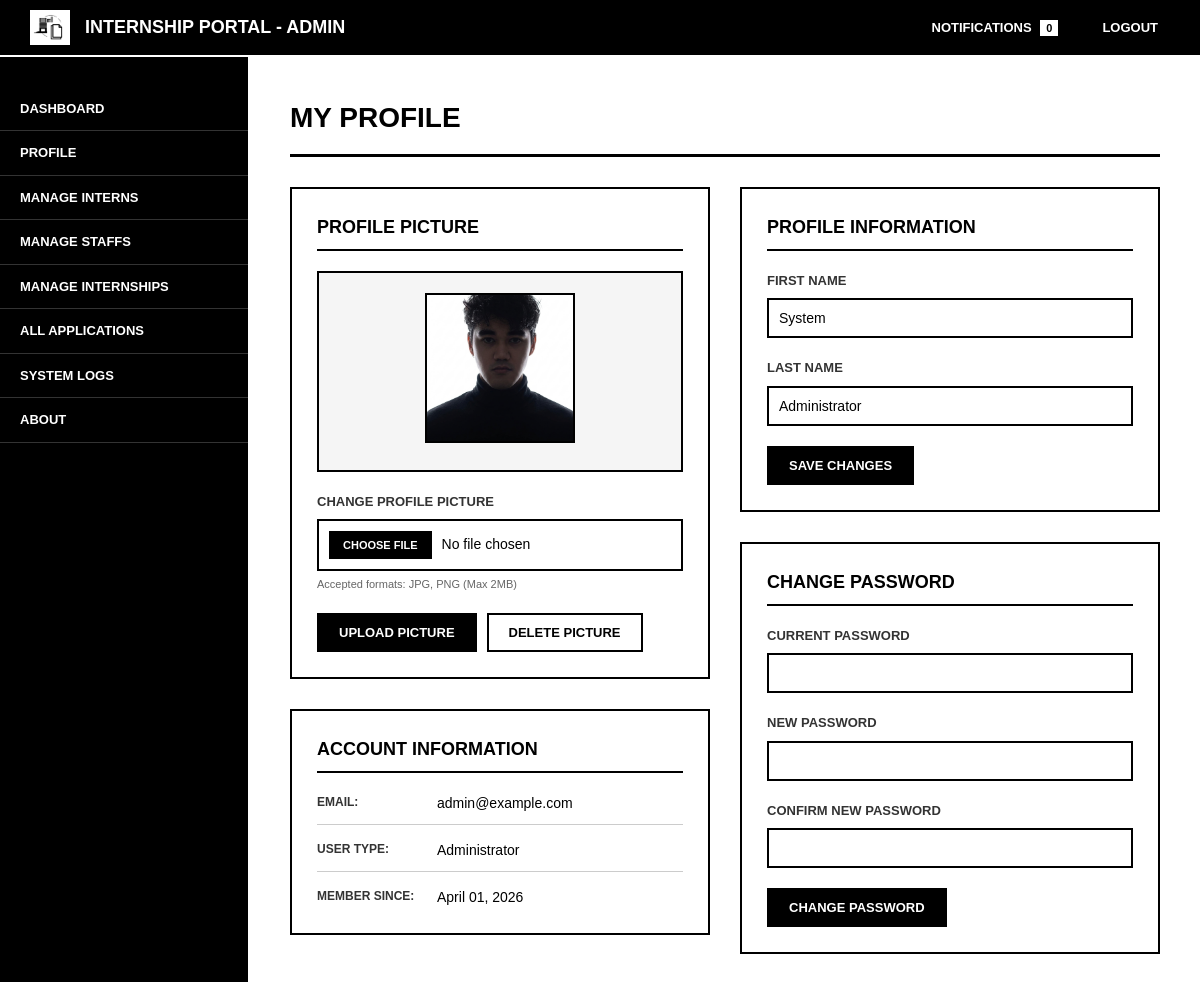
The app's page /admin/profile.php (signed in) with its own data.
### tables this page shows
CREATE TABLE `admin_profiles` (
  `admin_id` int(11) NOT NULL,
  `user_id` int(11) NOT NULL,
  `admin_fname` varchar(100) NOT NULL,
  `admin_lname` varchar(100) NOT NULL,
  `profile_image` varchar(255) DEFAULT 'default.png',
  `created_at` timestamp NOT NULL DEFAULT current_timestamp(),
  `updated_at` timestamp NOT NULL DEFAULT current_timestamp() ON UPDATE current_timestamp()
);

CREATE TABLE `users` (
  `user_id` int(11) NOT NULL,
  `email` varchar(255) NOT NULL,
  `password_hash` varchar(255) DEFAULT NULL,
  `user_type` enum('admin','staff','intern','superadmin') NOT NULL,
  `verified` tinyint(1) DEFAULT 0,
  `created_at` timestamp NOT NULL DEFAULT current_timestamp(),
  `updated_at` timestamp NOT NULL DEFAULT current_timestamp() ON UPDATE current_timestamp(),
  `first_login` tinyint(1) DEFAULT 1,
  `reset_token` varchar(255) DEFAULT NULL,
  `token_expiry` datetime DEFAULT NULL,
  `status` enum('active','banned','suspended') DEFAULT 'active'
);

### admin/profile.php (the view, shortened to what this page needs)
<?php
require_once '../includes/db.php';
$user_id = $_SESSION['user_id'];
$upload_dir = "../assets/img/profile/";
$default_image = "default.png";
$stmt = $pdo->prepare("
    SELECT ap.*, u.email
    FROM admin_profiles ap
    JOIN users u ON ap.user_id = u.user_id
    WHERE ap.user_id = ?
");
$stmt->execute([$user_id]);
$admin = $stmt->fetch();
$imagePath = $upload_dir . ($admin['profile_image'] ?? $default_image);
$stmt = $pdo->prepare("
    SELECT COUNT(*)
    FROM notifications
    WHERE user_id=? AND is_read=0
");
$stmt->execute([$user_id]);
$unread = $stmt->fetchColumn();
?>
<!DOCTYPE html>
<html>
<head>
    <link rel="stylesheet" href="../assets/css/admin_profile.css">
    <link rel="stylesheet" href="../assets/css/logout_modal.css">
</head>
<body>
    <div class="topnav">
        <div class="logo-section">
            <img src="../assets/img/logo.png" alt="Logo">
            <h2>Internship Portal - Admin</h2>
        </div>
        <div class="topnav-right">
            <a href="notifications.php">
                Notifications <span class="badge"><?= $unread ?></span>
            </a>
            <a href="#" onclick="openLogoutModal()">Logout</a>
        </div>
    </div>
    <div class="wrapper">
        <div class="sidebar">
            <a href="index.php">Dashboard</a>
            <a href="profile.php">Profile</a>
            <a href="manage_interns.php">Manage Interns</a>
            <a href="manage_staffs.php">Manage Staffs</a>
            <a href="manage_internships.php">Manage Internships</a>
            <a href="applications.php">All Applications</a>
            <a href="system_logs.php">System Logs</a>
            <a href="about.php">About</a>
        </div>
    <div class="main-content">
        <h2>My Profile</h2>
        <div class="row">
            <div>
                <div class="form-section">
                    <h3>Profile Picture</h3>
                    <div class="profile-image-container">
                        <img src="<?php echo htmlspecialchars($imagePath); ?>" alt="Profile Image" id="currentProfileImage">
                    </div>
                    <form method="POST" enctype="multipart/form-data">
                        <div class="form-group">
                            <label>Change Profile Picture</label>
                            <input type="file" name="profile_image" accept="image/jpeg,image/png" required>
                            <small style="color: #666; display: block; margin-top: 5px;">Accepted formats: JPG, PNG (Max 2MB)</small>
                        </div>
                        <div class="button-group">
                            <button type="submit" name="update_profile_image" class="btn btn-primary">Upload Picture</button>
                            <button type="submit" name="delete_image" class="btn btn-danger" onclick="return confirm('Delete current profile picture?')">Delete Picture</button>
                        </div>
                    </form>
                </div>
                <div class="form-section">
                    <h3>Account Information</h3>
                    <div class="info-field">
                        <span class="info-label">Email:</span>
                        <span class="info-value"><?= htmlspecialchars($admin['email']) ?></span>
                    </div>
                    <div class="info-field">
                        <span class="info-label">User Type:</span>
                        <span class="info-value">Administrator</span>
                    </div>
                    <div class="info-field">
                        <span class="info-label">Member Since:</span>
                        <span class="info-value"><?php
                            $stmt = $pdo->prepare("SELECT created_at FROM users WHERE user_id=?");
                            $stmt->execute([$user_id]);
                            $user_data = $stmt->fetch();
                            echo date('F d, Y', strtotime($user_data['created_at']));
                        ?></span>
                    </div>
                </div>
            </div>
            <div>
                <div class="form-section">
                    <h3>Profile Information</h3>
                    <form method="POST">
                        <div class="form-group">
                            <label for="admin_fname">First Name</label>
                            <input type="text" id="admin_fname" name="admin_fname" value="<?= htmlspecialchars($admin['admin_fname'] ?? '') ?>" required>
                        </div>
                        <div class="form-group">
                            <label for="admin_lname">Last Name</label>
                            <input type="text" id="admin_lname" name="admin_lname" value="<?= htmlspecialchars($admin['admin_lname'] ?? '') ?>" required>
                        </div>
                        <button type="submit" name="update_profile_info" class="btn btn-primary">Save Changes</button>
                    </form>
                </div>
                <div class="form-section">
                    <h3>Change Password</h3>
                    <form method="POST">
                        <div class="form-group">
                            <label for="current_password">Current Password</label>
                            <input type="password" id="current_password" name="current_password" required>
                        </div>
                        <div class="form-group">
                            <label for="new_password">New Password</label>
                            <input type="password" id="new_password" name="new_password" required>
                        </div>
                        <div class="form-group">
                            <label for="confirm_password">Confirm New Password</label>
                            <input type="password" id="confirm_password" name="confirm_password" required>
                        </div>
                        <button type="submit" name="change_password" class="btn btn-primary">Change Password</button>
                    </form>
                </div>
            </div>
        </div>
    </div>
</body>
</html>

### assets/css/admin_profile.css (style rules this page uses)
* { margin: 0; padding: 0; box-sizing: border-box; }
body { font-family: Arial, Helvetica, sans-serif; background-color: #ffffff; color: #000000; line-height: 1.5; min-height: 100vh; }
.topnav { background-color: #000000; color: #ffffff; padding: 10px 30px; display: flex; justify-content: space-between; align-items: center; border-bottom: 2px solid #ffffff; }
.logo-section { display: flex; align-items: center; gap: 15px; }
.logo-section img { max-width: 40px; height: auto; border: 2px solid #ffffff; }
.logo-section h2 { font-size: 18px; font-weight: bold; text-transform: uppercase; color: #ffffff; margin: 0; }
.topnav-right { display: flex; gap: 20px; }
.topnav-right a { color: #ffffff; text-decoration: none; font-size: 13px; font-weight: bold; text-transform: uppercase; padding: 5px 10px; border: 2px solid transparent; transition: all 0.3s ease; cursor: pointer; }
.badge { background-color: #ffffff; color: #000000; padding: 2px 6px; font-size: 11px; font-weight: bold; margin-left: 5px; }
.wrapper { display: flex; min-height: calc(100vh - 60px); }
.sidebar { width: 250px; background-color: #000000; color: #ffffff; padding: 30px 0; border-right: 2px solid #ffffff; flex-shrink: 0; }
.sidebar a { display: block; color: #ffffff; text-decoration: none; padding: 12px 20px; border-bottom: 1px solid #333333; text-transform: uppercase; font-size: 13px; font-weight: bold; transition: all 0.3s ease; }
.main-content { flex: 1; padding: 40px; background-color: #ffffff; overflow-y: auto; max-height: calc(100vh - 60px); }
.main-content h2 { font-size: 28px; font-weight: bold; text-transform: uppercase; margin-bottom: 30px; border-bottom: 3px solid #000000; padding-bottom: 15px; }
.main-content h3 { font-size: 18px; font-weight: bold; text-transform: uppercase; margin-bottom: 20px; border-bottom: 2px solid #000000; padding-bottom: 8px; }
.row { display: flex; gap: 30px; flex-wrap: wrap; }
.row > div { flex: 1; min-width: 280px; }
.form-section { border: 2px solid #000000; padding: 25px; margin-bottom: 30px; background-color: #ffffff; }
.profile-image-container { text-align: center; margin-bottom: 20px; border: 2px solid #000000; padding: 20px; background-color: #f5f5f5; }
.profile-image-container img { width: 150px; height: 150px; object-fit: cover; border: 2px solid #000000; }
.info-field { display: flex; margin-bottom: 15px; border-bottom: 1px solid #cccccc; padding-bottom: 10px; }
.info-field:last-child { border-bottom: none; margin-bottom: 0; padding-bottom: 0; }
.info-label { width: 120px; font-weight: bold; text-transform: uppercase; font-size: 12px; color: #333333; flex-shrink: 0; }
.info-value { flex: 1; font-size: 14px; font-weight: 500; }
.form-group { margin-bottom: 20px; }
.form-group label { display: block; font-weight: bold; text-transform: uppercase; font-size: 13px; margin-bottom: 8px; color: #333333; }
.form-group input[type="text"], .form-group input[type="password"], .form-group input[type="file"] { width: 100%; padding: 10px; border: 2px solid #000000; background-color: #ffffff; font-size: 14px; color: #000000; font-family: Arial, Helvetica, sans-serif; }
.form-group small { font-size: 11px; color: #666666; }
input[type="file"] { padding: 8px; }
.button-group { display: flex; gap: 10px; flex-wrap: wrap; margin-top: 10px; }
.btn { display: inline-block; padding: 10px 20px; border: 2px solid #000000; font-weight: bold; text-transform: uppercase; font-size: 13px; cursor: pointer; transition: all 0.3s ease; background-color: transparent; color: #000000; text-align: center; }
.btn-primary { background-color: #000000; color: #ffffff; }
.btn-danger { background-color: #ffffff; color: #000000; }

### records on screen
admin_profiles: profile_image (picture), user.email "admin@example.com", admin_fname "System", admin_lname "Administrator"
users: created_at "April 01, 2026"

### other values on screen
$unread "0"
